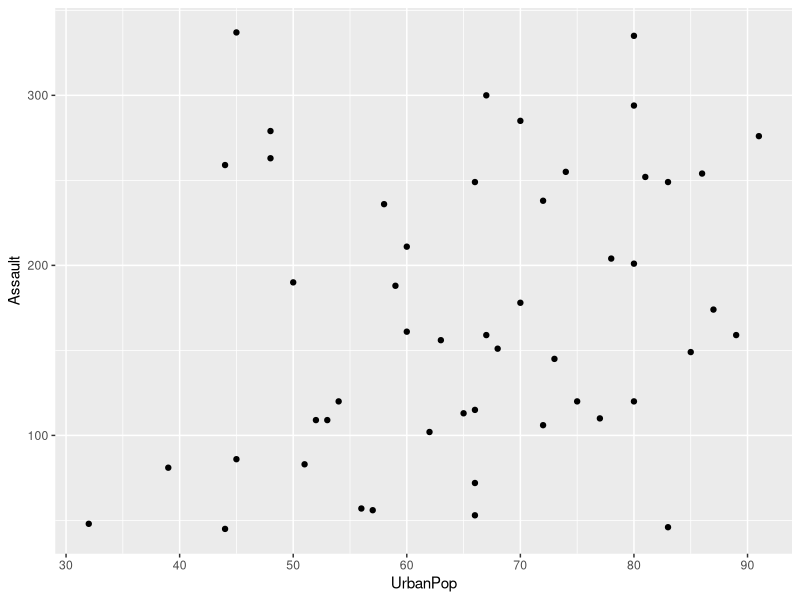
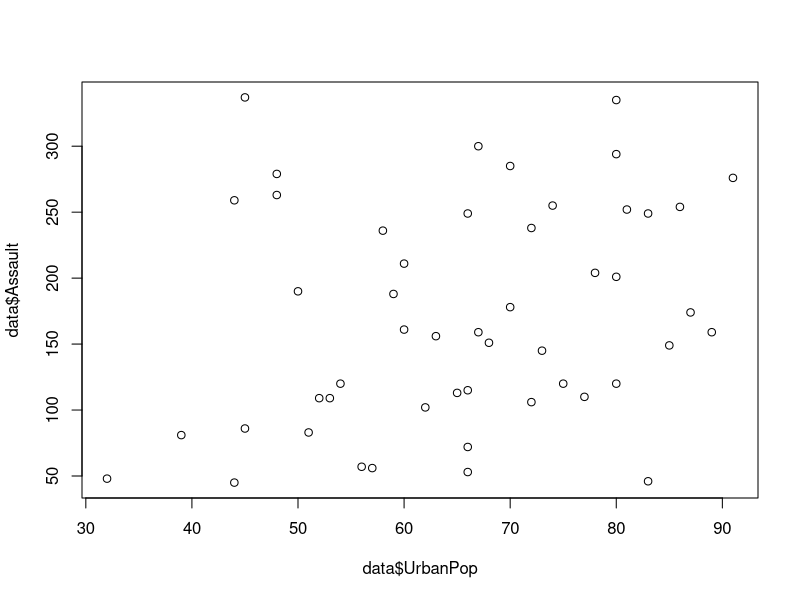
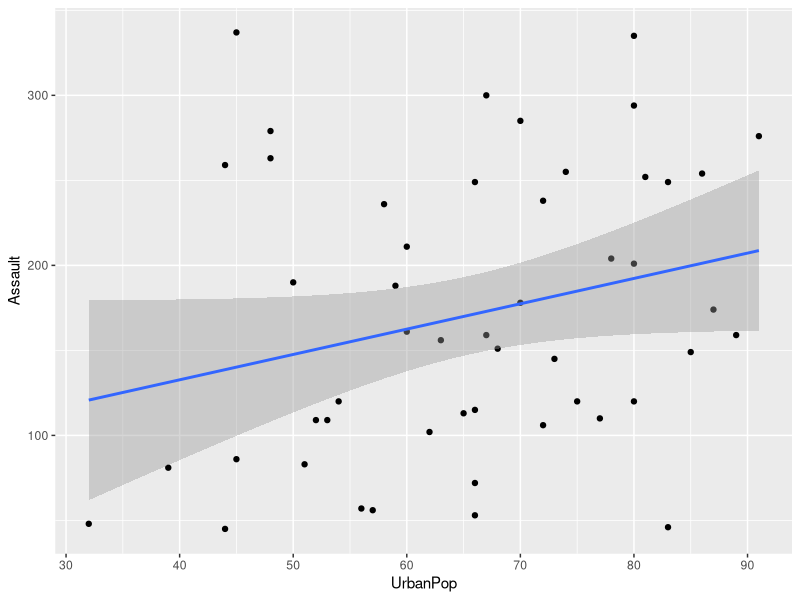
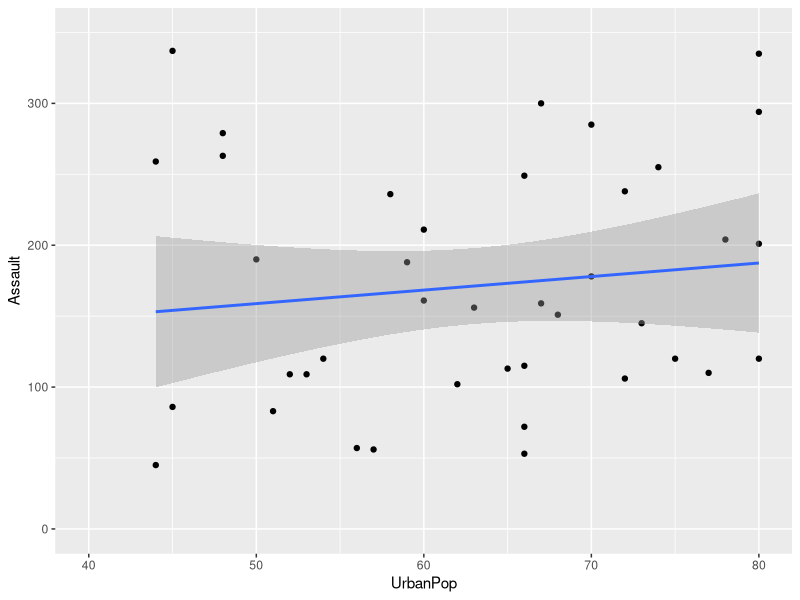
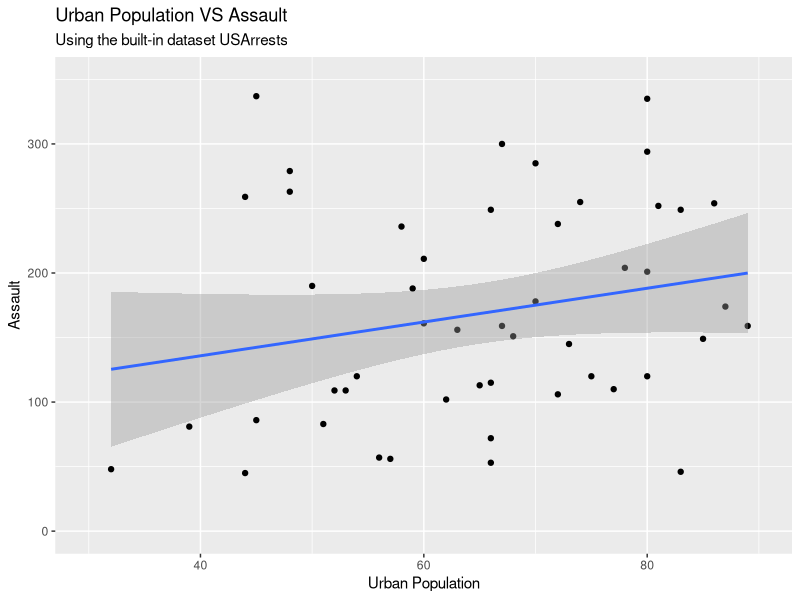
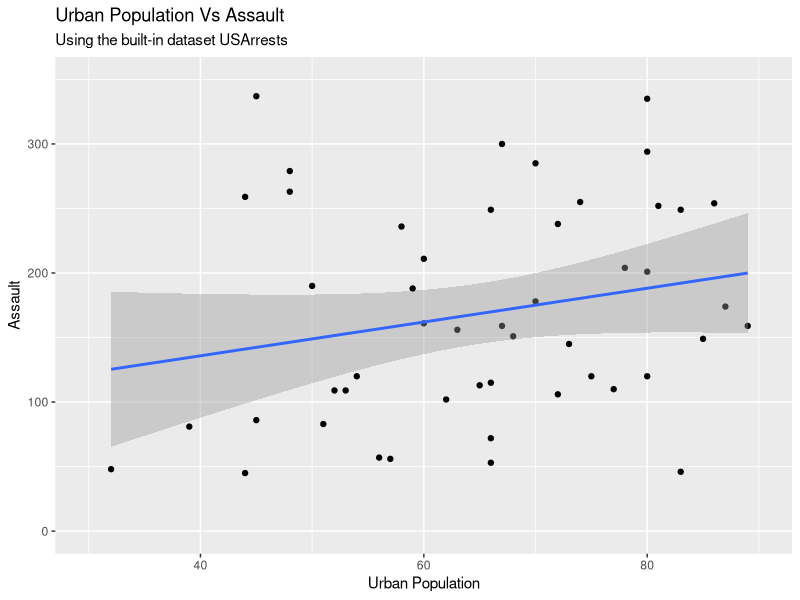
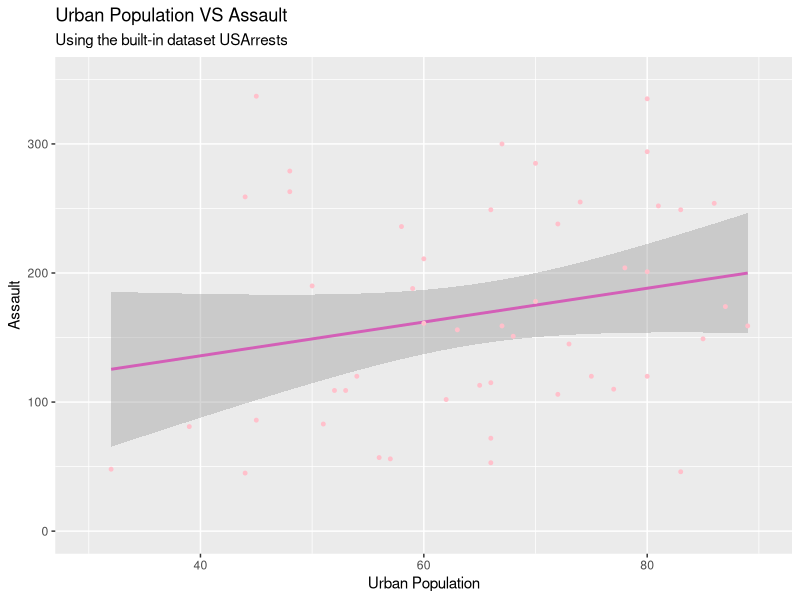
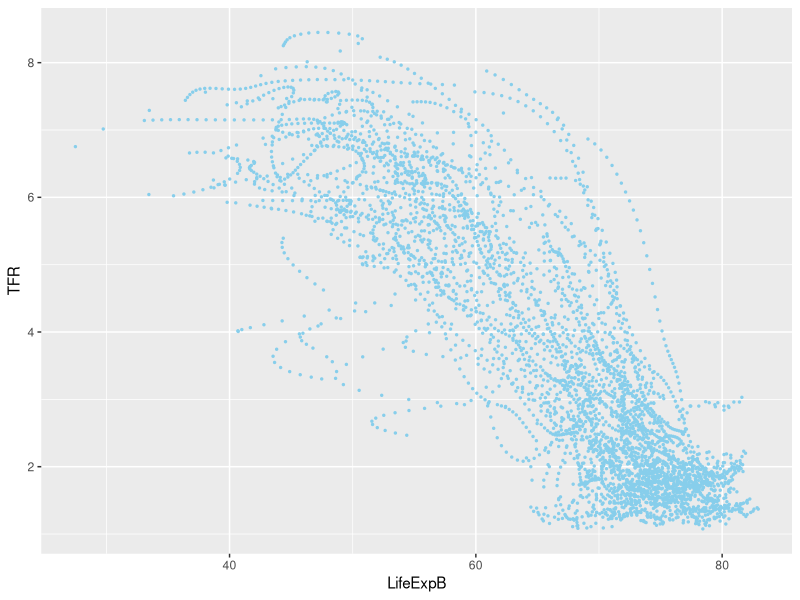

Write R code to recreate these figures, in order.
## ---- chunk 1
library(knitr)
knitr::opts_chunk$set(echo = TRUE)
hook_output <- knit_hooks$get("output")
knit_hooks$set(output = function(x, options) {
  lines <- options$output.lines
  if (is.null(lines)) {
    return(hook_output(x, options))  # pass to default hook
  }
  x <- unlist(strsplit(x, "\n"))
  more <- "..."
  if (length(lines)==1) {        # first n lines
    if (length(x) > lines) {
      # truncate the output, but add ....
      x <- c(head(x, lines), more)
    }
  } else {
    x <- c(more, x[lines], more)
  }
  # paste these lines together
  x <- paste(c(x, ""), collapse = "\n")
  hook_output(x, options)
})

# http://r-statistics.co/Complete-Ggplot2-Tutorial-Part1-With-R-Code.html
## ---- chunk 2
help(rlm, package = "MASS")
help(package="MASS")
## ---- chunk 3
# # If you have not installed the package dplyr, 
# # please un-comment and run the following line in your console.
# install.packages("dplyr")
library(dplyr)
# We will use the same worldTFR dataset again for simplicity. 
worldTFR <- read.csv("worldTFR.csv")
# View(worldTFR)
## ---- chunk 4
# check structure of your df first
filter(worldTFR, Year == "1950")

# or equivalently using the pipe operator
# This is a cleaner approach 
worldTFR %>% filter(Year == "1950") 
## ---- chunk 5
worldTFR[worldTFR$Year == "1950", ] # Don't forget the comma!
## ---- chunk 6
worldTFR %>% filter(Year == "1950", TFR >= 7.5, Uncode > 500)
## ---- chunk 7
worldTFR %>% filter(!is.na(GDPpc))
# You can also add more conditions here: 
worldTFR %>% filter(!is.na(GDPpc), TFR > 5)
## ---- chunk 8
worldTFR.na <- worldTFR %>% filter(complete.cases(.))
# equivalently to: na.omit(worldTFR)
summary(worldTFR.na)

worldTFR.na %>% arrange(Year, TFR)
## ---- chunk 9
# desc in Year, but still ascending in TFR
worldTFR.na %>% arrange(desc(Year), TFR)
## ---- chunk 10
worldTFR.na %>% slice(5:10)
## ---- chunk 11
worldTFR.na %>% slice_head(n = 10)
## ---- chunk 12
worldTFR.na %>% slice_tail(n = 10)
## ---- chunk 13
worldTFR.na %>% slice_sample(n = 10)
## ---- chunk 14
worldTFR.na %>% slice_sample(prop = 0.3)
## ---- chunk 15
worldTFR.na %>% slice_sample(prop = 0.1, replace = FALSE)
## ---- chunk 16
worldTFR %>%
  filter(!is.na(GDPpc)) %>% # you can have multiple pipes
  slice_max(GDPpc, n = 3)

worldTFR %>%
  filter(!is.na(Yschooling)) %>% 
  slice_max(TFR, n = 3)
## ---- chunk 17
worldTFR %>% dplyr::select(CountryCode, Year, TFR)
## ---- chunk 18
worldTFR.na %>% select(Year:LifeExpB)
## ---- chunk 19
worldTFR.na %>% select(!(Year:LifeExpB))
## ---- chunk 20
worldTFR.na %>% mutate(ChildBearing_r = round(ChildBearing,0))
## ---- chunk 21
# Can you explain what this code block does? 
df <- worldTFR %>% 
  mutate(ChildBearing_r = round(ChildBearing,0)) %>%
  filter(!is.na(GDPpc), !is.na(Yschooling), TFR > 5) %>%
  select(CountryCode, Year, TFR, GDPpc, Yschooling, ChildBearing_r)
# View(df)
## ---- chunk 22
dim(worldTFR)[1]
worldTFR  %>% slice(c(1:10 , 12340:12342))
# View(df4)
## ---- chunk 23
# install.packages("ggplot2")
library(ggplot2)
## ---- chunk 24
data = USArrests # built-in dataset 
# ?USArrests
ggplot(data, aes(x = UrbanPop, y = Assault)) + geom_point()
# sort of equivalent to doing this with the baseplot 
plot(data$UrbanPop, data$Assault)
# ?ggplot
## ---- chunk 25
ggplot(data, aes(x=UrbanPop, y=Assault)) + 
  geom_point() + 
  geom_smooth(method="lm", se = TRUE) 
## ---- chunk 26
ggplot(data, aes(x=UrbanPop, y=Assault)) + 
  geom_point() + 
  geom_smooth(method="lm")  + 
  xlim(c(40, 80)) + ylim(c(0, 350))   # deletes points
## ---- chunk 27
ggplot(data, aes(x=UrbanPop, y=Assault)) + 
  geom_point() + 
  geom_smooth(method="lm") +
  xlim(c(30, 90)) + ylim(c(0, 350)) +
  labs(title="Urban Population VS Assault", 
         subtitle="Using the built-in dataset USArrests", 
       y="Assault", x="Urban Population") # adding labels here 
## ---- chunk 28
ggplot(data, aes(x=UrbanPop, y=Assault)) + 
  geom_point() + 
  geom_smooth(method="lm") +
  xlim(c(30, 90)) + ylim(c(0, 350)) +
  ggtitle("Urban Population Vs Assault", 
            subtitle="Using the built-in dataset USArrests") + 
  xlab("Urban Population") + 
  ylab("Assault")
## ---- chunk 29
ggplot(data, aes(x=UrbanPop, y=Assault)) + 
  geom_smooth(method="lm",  col="#D35FB7") + # change the color of line 
  xlim(c(30, 90)) + ylim(c(0, 350)) +
  labs(title="Urban Population VS Assault", 
         subtitle="Using the built-in dataset USArrests", 
       y="Assault", x="Urban Population") +
  geom_point(col="pink", size=1) # Set static color and size for points
## ---- chunk 30
df <- na.omit(worldTFR)
## ---- chunk 31
ggplot(df, aes(x = LifeExpB, y = TFR)) + geom_point(col = "skyblue", size = 0.5)
## ---- chunk 32
ggplot(df, aes(x = LifeExpB, y = TFR)) + geom_point(col = "red", size = 0.5)
## ---- chunk 33
g2 <- ggplot(df, aes(x = LifeExpB, y = TFR)) + 
  geom_point(col = "red", size = 0.5) +
  labs(title="Relationship between TFR and LifeExpB", 
       y="Total Fertility Rate", x="Life Expectancy at Birth")
## ---- chunk 34
dir.create("plots")
ggsave("g2.png", plot = g2)
## ---- chunk 35
plot(1:100, sample(1:10000, 100))
